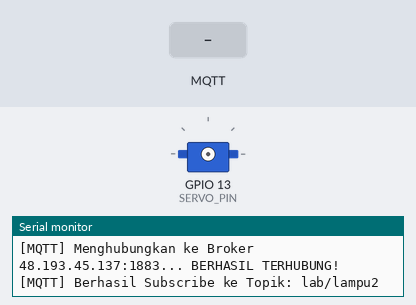
Bench run of a program on a simulated ESP32. Shown: servo, the last lines printed to the serial monitor. The inputs (shaded band) are chosen by the test bench. WiFi joins after 1.5 s; servers stay silent unless stated; no MQTT or app messages arrive unless stated.

Above: at 2.7 s.
2.8 s: MQTT message "ON" arrives on the first subscribed topic
At 3.07 s:
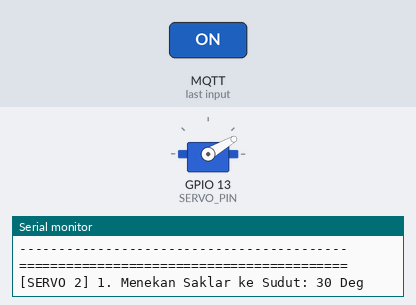
4.7 s: MQTT message "OFF" arrives on the first subscribed topic
At 4.97 s:
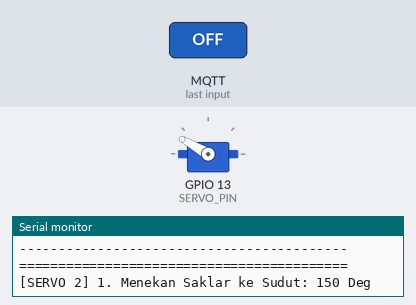
6.6 s: MQTT message "1" arrives on the first subscribed topic
At 7.9 s:
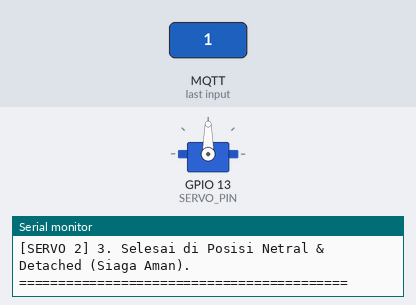
Timing chart, 0 to 9.6 s (numbered marks = the images above; inputs shaded):
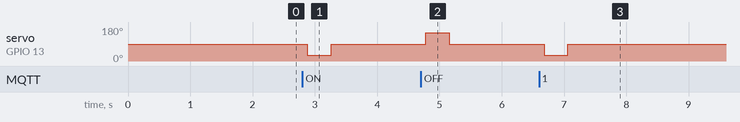

The program:

main.cpp
```cpp
#include <Arduino.h>
#include <WiFi.h>
#include <WiFiMulti.h>
#include <PubSubClient.h>
#include <ESP32Servo.h>

WiFiMulti wifiMulti;
WiFiClient espClient;
PubSubClient mqttClient(espClient);

// =========================================================================
// I. KONFIGURASI WIFI & IP STATIS TETAP (BENGKEL & KOST) - ALAT 2 (IP .151)
// =========================================================================
// Jaringan 1: Bengkel Mekanik (Subnet 10.32.72.x) - IP .151
IPAddress ip_bengkel(10, 32, 72, 151);
IPAddress gw_bengkel(10, 32, 72, 1);
IPAddress subnet_bengkel(255, 255, 255, 0);

// Jaringan 2: Kost Jelbie (Subnet 192.168.1.x) - IP .151
IPAddress ip_kost(192, 168, 1, 151);
IPAddress gw_kost(192, 168, 1, 1);
IPAddress subnet_kost(255, 255, 255, 0);

IPAddress dns(8, 8, 8, 8);

// =========================================================================
// II. KONFIGURASI MQTT BROKER
// =========================================================================
const char* mqtt_server = "48.193.45.137"; // Azure VPS
const int   mqtt_port   = 1883;
const char* mqtt_topic  = "lab/lampu2";

unsigned long lastMqttReconnectAttempt = 0;

// =========================================================================
// III. INISIALISASI HARDWARE SERVO LAMPU 2
// =========================================================================
Servo servoSaklar2;

// PIN SERVO: GPIO 13 (D13)
const int SERVO_PIN     = 13;

// --- KALIBRASI SUDUT SAKLAR ---
const int POSISI_NETRAL = 90;  // Posisi Standby Tegak Netral (90 Derajat)
const int POSISI_ON     = 30;  // Sudut Menekan ON
const int POSISI_OFF    = 150; // Sudut Menekan OFF

volatile int   targetSudut         = -1;
int            statusSudutTerakhir = -1;
unsigned long  waktuEksekusiTerakhir = 0;

// =========================================================================
// IV. FUNGSI PENSUKSER GERAKAN: TEKAN -> KEMBALI NETRAL SEMPURNA -> DETACH
// =========================================================================
void eksekusiSaklar(int sudutSasaran) {
  // Proteksi Debounce 1.5 Detik
  if (sudutSasaran == statusSudutTerakhir && (millis() - waktuEksekusiTerakhir < 1500)) {
    return;
  }

  statusSudutTerakhir = sudutSasaran;
  waktuEksekusiTerakhir = millis();

  Serial.println("\n==========================================");
  Serial.printf("[SERVO 2] 1. Menekan Saklar ke Sudut: %d Deg\n", sudutSasaran);

  // 1. Hubungkan sinyal PWM ke GPIO 13
  servoSaklar2.attach(SERVO_PIN, 500, 2400);
  servoSaklar2.write(POSISI_NETRAL);
  delay(60);

  // 2. Putar motor untuk menekan saklar fisik
  servoSaklar2.write(sudutSasaran);
  delay(380); // Waktu tekan mantap

  // 3. Kembalikan ke posisi netral (90 derajat)
  Serial.println("[SERVO 2] 2. Memutar Balik Kembali ke Posisi Netral (90 Deg)...");
  servoSaklar2.write(POSISI_NETRAL);
  delay(450); // Waktu yang cukup untuk sampai di titik netral 90°

  // 4. Putuskan sinyal PWM
  servoSaklar2.detach();
  pinMode(SERVO_PIN, OUTPUT);
  digitalWrite(SERVO_PIN, LOW); // Tarik ke 0V

  Serial.println("[SERVO 2] 3. Selesai di Posisi Netral & Detached (Siaga Aman).\n");
  Serial.println("==========================================\n");
}

// =========================================================================
// V. CALLBACK MQTT (MENDENGARKAN PESAN DARI TOPIK 'lab/lampu2')
// =========================================================================
void mqttCallback(char* topic, byte* payload, unsigned int length) {
  String message = "";
  for (unsigned int i = 0; i < length; i++) {
    message += (char)payload[i];
  }
  message.trim();
  message.toUpperCase();

  Serial.println("\n------------------------------------------");
  Serial.printf("[MQTT INCOMING] Topik: %s | Pesan: %s\n", topic, message.c_str());

  if (String(topic) == mqtt_topic) {
    if (message == "ON" || message == "1") {
      Serial.println("[MQTT] Perintah ON Diterima -> Jadwalkan Putar ke POSISI_ON (30 Deg)");
      targetSudut = POSISI_ON;
    }
    else if (message == "OFF" || message == "0") {
      Serial.println("[MQTT] Perintah OFF Diterima -> Jadwalkan Putar ke POSISI_OFF (150 Deg)");
      targetSudut = POSISI_OFF;
    }
    else {
      Serial.printf("[MQTT] Perintah '%s' tidak valid! Hanya menerima ON / OFF.\n", message.c_str());
    }
  }
  Serial.println("------------------------------------------");
}

// =========================================================================
// VI. RECONNECT MQTT OTOMATIS (NON-BLOCKING)
// =========================================================================
void reconnectMQTT() {
  unsigned long now = millis();
  // Coba hubungkan kembali setiap 5 detik jika koneksi terputus
  if (now - lastMqttReconnectAttempt > 5000 || lastMqttReconnectAttempt == 0) {
    lastMqttReconnectAttempt = now;

    Serial.print("[MQTT] Menghubungkan ke Broker ");
    Serial.print(mqtt_server);
    Serial.print(":");
    Serial.print(mqtt_port);
    Serial.print("... ");

    // Buat Client ID unik berdasarkan MAC Address ESP32
    String clientId = "ESP32-Lampu2-" + String((uint32_t)ESP.getEfuseMac(), HEX);

    if (mqttClient.connect(clientId.c_str())) {
      Serial.println("BERHASIL TERHUBUNG!");

      // Subscribe ke topik 'lab/lampu2'
      mqttClient.subscribe(mqtt_topic);
      Serial.printf("[MQTT] Berhasil Subscribe ke Topik: %s\n", mqtt_topic);

      // Kirim status online (opsional)
      mqttClient.publish("lab/lampu2/status", "ONLINE", true);
    } else {
      Serial.print("GAGAL, rc=");
      Serial.print(mqttClient.state());
      Serial.println(" (Akan mencoba lagi dalam 5 detik)");
    }
  }
}

// =========================================================================
// VII. SETUP PROGRAM
// =========================================================================
void setup() {
  Serial.begin(115200);

  // Alokasi Timer PWM untuk Servo ESP32
  ESP32PWM::allocateTimer(0);
  ESP32PWM::allocateTimer(1);
  servoSaklar2.setPeriodHertz(50);

  // Pastikan pin servo MATI TOTAL saat booting awal
  pinMode(SERVO_PIN, OUTPUT);
  digitalWrite(SERVO_PIN, LOW);

  // 1. Daftarkan SSID & Password Wi-Fi
  wifiMulti.addAP("Bengkel Mekanik", "bengkel24");
  wifiMulti.addAP("Kost Jelbie Lt 2", "wlan47d147");

  Serial.println("\n[ESP32] Menghubungkan ke Wi-Fi...");
  while (wifiMulti.run() != WL_CONNECTED) {
    delay(300);
    Serial.print(".");
  }

  // 2. Atur Static IP SETELAH Wi-Fi terhubung sesuai dengan SSID aktif (IP .151)
  String currentSSID = WiFi.SSID();
  if (currentSSID == "Bengkel Mekanik") {
    WiFi.config(ip_bengkel, gw_bengkel, subnet_bengkel, dns);
  } else if (currentSSID == "Kost Jelbie Lt 2") {
    WiFi.config(ip_kost, gw_kost, subnet_kost, dns);
  }

  Serial.println("\n==========================================");
  Serial.println("    ESP32 LAMPU 2 ONLINE (MQTT CLIENT)   ");
  Serial.print("  Wi-Fi Terhubung : ");
  Serial.println(WiFi.SSID());
  Serial.print("  IP Address      : ");
  Serial.println(WiFi.localIP());
  Serial.print("  MQTT Broker     : ");
  Serial.println(mqtt_server);
  Serial.print("  Topik Kontrol   : ");
  Serial.println(mqtt_topic);
  Serial.println("  Status Servo    : Siaga Diam (GPIO 13)");
  Serial.println("==========================================\n");

  // 3. Konfigurasi Client MQTT
  mqttClient.setServer(mqtt_server, mqtt_port);
  mqttClient.setCallback(mqttCallback);

  // Upayakan koneksi awal ke broker
  reconnectMQTT();
}

// =========================================================================
// VIII. LOOP UTAMA
// =========================================================================
void loop() {
  // 1. Pastikan Wi-Fi tetap terhubung
  if (wifiMulti.run() != WL_CONNECTED) {
    delay(100);
    return;
  }

  // 2. Jaga koneksi MQTT Broker tetap aktif
  if (!mqttClient.connected()) {
    reconnectMQTT();
  } else {
    mqttClient.loop();
  }

  // 3. Eksekusi Gerakan Servo jika ada target sudut baru dari MQTT
  if (targetSudut != -1) {
    int sudut = targetSudut;
    targetSudut = -1; // Reset target agar tidak berulang
    eksekusiSaklar(sudut);
  }
}
```

Measured:
- after the input at 2.8 s, servo on GPIO 13 (SERVO_PIN): 90° → 30° after 0.08 s, → 90° 0.38 s later
- after the input at 4.7 s, servo on GPIO 13 (SERVO_PIN): 90° → 150° after 0.08 s, → 90° 0.38 s later
- after the input at 6.6 s, servo on GPIO 13 (SERVO_PIN): 90° → 30° after 0.08 s, → 90° 0.38 s later
